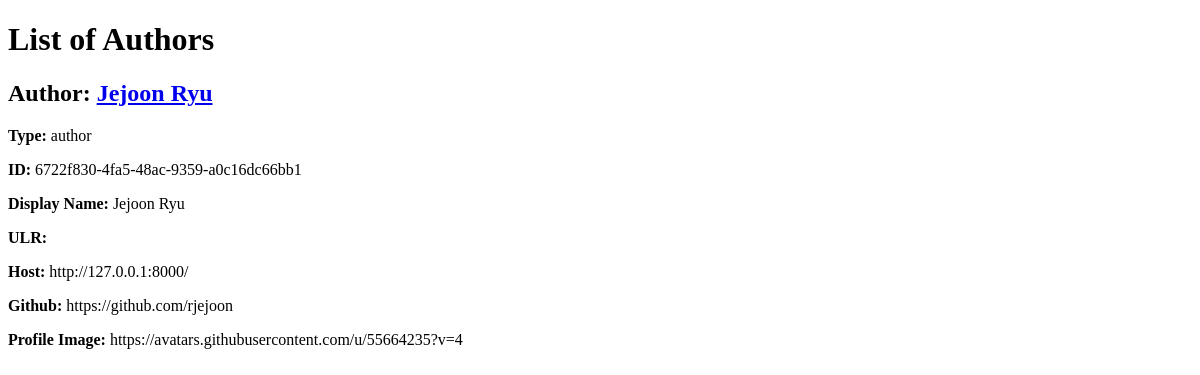
/authors/, run on an earlier commit of the app's database.
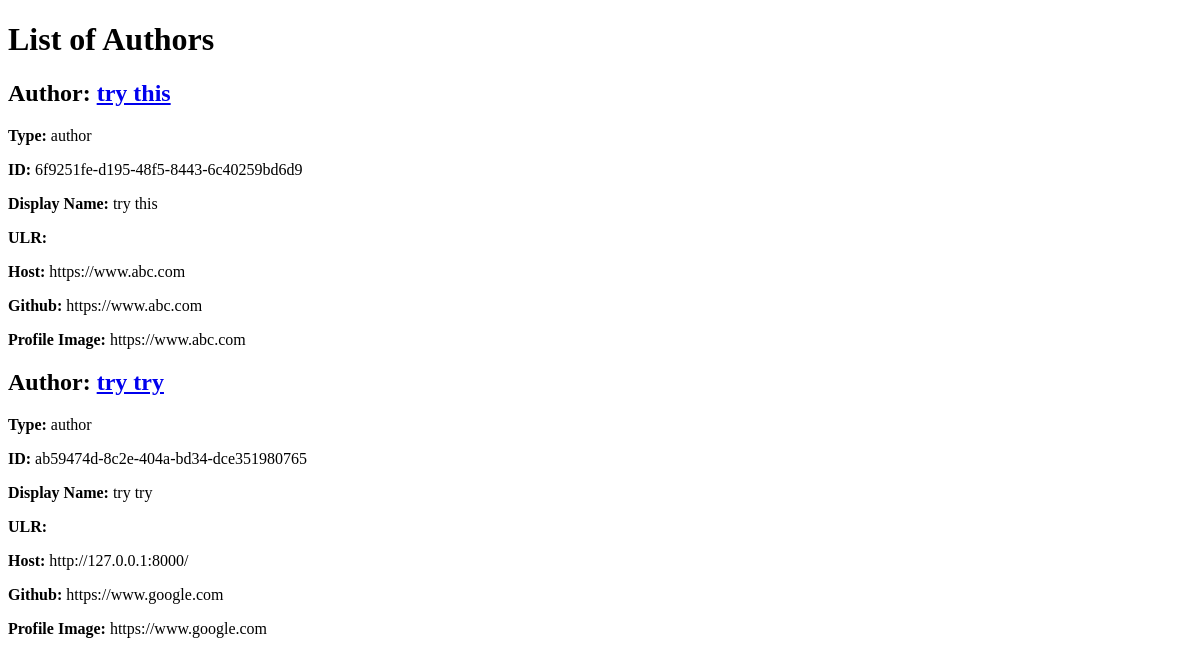
And on a later commit of the database.
### social_distribution/models.py (models this page shows, shortened)
class Author(AbstractUser):
    class Meta:
        verbose_name = 'Author'
    id = models.UUIDField(primary_key=True, default=uuid.uuid4, editable=False)
    host = models.URLField()
    github = models.URLField()
    profile_image = models.URLField()
    followers = models.ManyToManyField('self')
    following = models.ManyToManyField('self')      # TODO is following field necessary?
    objects = AuthorManager()
    REQUIRED_FIELDS = ['first_name', 'last_name', 'host', 'github', 'profile_image']
    def get_full_name(self):
        full_name = f"{self.first_name} {self.last_name}"
        return full_name.strip()

### authors/views.py (the view)
# urls.py: path('', views.display_authors, name='display_authors'),
def display_authors(request):
    authors = Author.objects.all()
    return render(request, 'authors/authors_base.html', {'authors': authors})

### authors/templates/authors/authors_base.html (shortened to what this page needs)
<!DOCTYPE html>
<html>
    <head>
    </head>
    <body>
        <h1>List of Authors</h1>
        <div class="authors">
            {% for author in authors %}
            <div class="author">
                <h2> <b> Author: </b> <a href="{% url 'display_author' id=author.id %}"> {{author.get_full_name}} </a></h2>
                <p> <b> Type: </b> author </p>
                <p> <b> ID: </b> {{author.id}} </p>
                <p> <b> Display Name: </b> {{author.first_name}} {{author.last_name}} </p>
                <p> <b> ULR: </b> {{author.url}} </p>
                <p> <b> Host: </b> {{author.host}} </p>
                <p> <b> Github: </b> {{author.github}} </p>
                <p> <b> Profile Image: </b> {{author.profile_image}} </p>
            </div>
            {% endfor %}
        </div>
    </body>
</html>

What changed in the data, as far as the page shows it:
removed Author: get_full_name "Jejoon Ryu", id "6722f830-4fa5-48ac-9359-a0c16dc66bb1", first_name "Jejoon", last_name "Ryu", host "http://127.0.0.1:8000/", github "https://github.com/rjejoon", profile_image "https://avatars.githubusercontent.com/u/55664235?v=4"
added Author: get_full_name "try this", id "6f9251fe-d195-48f5-8443-6c40259bd6d9", first_name "try", last_name "this", host "https://www.abc.com", github "https://www.abc.com", profile_image "https://www.abc.com"
added Author: get_full_name "try try", id "ab59474d-8c2e-404a-bd34-dce351980765", first_name "try", last_name "try", host "http://127.0.0.1:8000/", github "https://www.google.com", profile_image "https://www.google.com"
